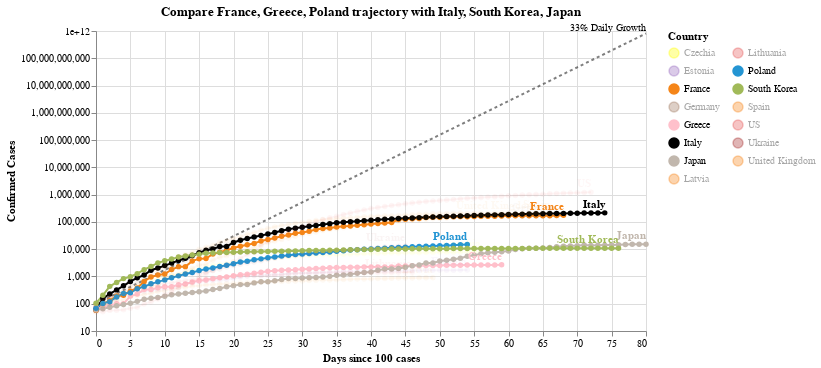

This figure's notebook cell:
### Code cell
#hide_input
chart2 = make_since_chart(['France', 'Greece', 'Poland'])
chart2

### Figure 1 — Vega-Lite specification as saved in the notebook (floating-point values rounded to 4 significant figures; data arrays with more than 128 entries replaced by an {"elided": "..."} marker saying what was removed)
{"config": {"view": {"continuousWidth": 400, "continuousHeight": 300}}, "layer": [{"mark": {"type": "line", "color": "black", "opacity": 0.5, "strokeDash": [3, 3]}, "encoding": {"x": {"type": "quantitative", "field": "Days since 100 cases"}, "y": {"type": "quantitative", "field": "Confirmed Cases"}}}, {"mark": {"type": "text", "align": "right", "dy": -6, "fontSize": 10, "text": "33% Daily Growth"}, "encoding": {"x": {"type": "quantitative", "field": "Days since 100 cases"}, "y": {"type": "quantitative", "field": "Confirmed Cases"}}, "transform": [{"filter": "(datum['Days since 100 cases'] >= 80)"}]}, {"data": {"name": "data-082783228bd59eb05e2a06ebd8421495"}, "mark": {"type": "line", "point": true}, "encoding": {"color": {"type": "nominal", "field": "Country", "legend": {"columns": 2}, "scale": {"domain": ["Czechia", "Estonia", "France", "Germany", "Greece", "Italy", "Japan", "Latvia", "Lithuania", "Poland", "South Korea", "Spain", "US", "Ukraine", "United Kingdom"], "range": ["yellow", "#9467bd", "#F58518", "#9D755D", "pink", "black", "#C1B7AD", "#F58518", "#E45756", "#2495D3", "#A1BA59", "#F58518", "#E45756", "brown", "#F58518"]}}, "opacity": {"condition": {"value": 1, "selection": "selector005"}, "value": 0.05}, "tooltip": [{"type": "nominal", "field": "Country"}, {"type": "temporal", "field": "Date"}, {"type": "quantitative", "field": "Confirmed Cases"}, {"type": "quantitative", "field": "Days since 100 cases"}], "x": {"type": "quantitative", "field": "Days since 100 cases"}, "y": {"type": "quantitative", "field": "Confirmed Cases", "scale": {"type": "log"}}}, "selection": {"selector005": {"type": "multi", "fields": ["Country"], "bind": "legend", "init": [{"Country": "France"}, {"Country": "Greece"}, {"Country": "Poland"}, {"Country": "Italy"}, {"Country": "South Korea"}, {"Country": "Japan"}]}}, "width": 550}, {"data": {"name": "data-082783228bd59eb05e2a06ebd8421495"}, "mark": {"type": "text", "align": "right", "dy": -8, "fontWeight": "bold"}, "encoding": {"color": {"type": "nominal", "field": "Country", "legend": {"columns": 2}, "scale": {"domain": ["Czechia", "Estonia", "France", "Germany", "Greece", "Italy", "Japan", "Latvia", "Lithuania", "Poland", "South Korea", "Spain", "US", "Ukraine", "United Kingdom"], "range": ["yellow", "#9467bd", "#F58518", "#9D755D", "pink", "black", "#C1B7AD", "#F58518", "#E45756", "#2495D3", "#A1BA59", "#F58518", "#E45756", "brown", "#F58518"]}}, "opacity": {"condition": {"value": 1, "selection": "selector005"}, "value": 0.05}, "text": {"type": "nominal", "field": "Country"}, "tooltip": [{"type": "nominal", "field": "Country"}, {"type": "temporal", "field": "Date"}, {"type": "quantitative", "field": "Confirmed Cases"}, {"type": "quantitative", "field": "Days since 100 cases"}], "x": {"type": "quantitative", "field": "Days since 100 cases"}, "y": {"type": "quantitative", "field": "Confirmed Cases", "scale": {"type": "log"}}}, "transform": [{"filter": "(datum['Date'] >= 1588723200000)"}], "width": 550}], "data": {"name": "data-b47ff54155ace32e749290a493da8730"}, "title": "Compare France, Greece, Poland trajectory with Italy, South Korea, Japan", "$schema": "https://vega.github.io/schema/vega-lite/v4.0.2.json", "datasets": {"data-b47ff54155ace32e749290a493da8730": [{"Days since 100 cases": 0, "Confirmed Cases": 100.0}, {"Days since 100 cases": 1, "Confirmed Cases": 133.0}, {"Days since 100 cases": 2, "Confirmed Cases": 176.9}, {"Days since 100 cases": 3, "Confirmed Cases": 235.3}, {"Days since 100 cases": 4, "Confirmed Cases": 312.9}, {"Days since 100 cases": 5, "Confirmed Cases": 416.2}, {"Days since 100 cases": 6, "Confirmed Cases": 553.5}, {"Days since 100 cases": 7, "Confirmed Cases": 736.1}, {"Days since 100 cases": 8, "Confirmed Cases": 979.1}, {"Days since 100 cases": 9, "Confirmed Cases": 1302.0}, {"Days since 100 cases": 10, "Confirmed Cases": 1732.0}, {"Days since 100 cases": 11, "Confirmed Cases": 2303.0}, {"Days since 100 cases": 12, "Confirmed Cases": 3064.0}, {"Days since 100 cases": 13, "Confirmed Cases": 4074.0}, {"Days since 100 cases": 14, "Confirmed Cases": 5419.0}, {"Days since 100 cases": 15, "Confirmed Cases": 7207.0}, {"Days since 100 cases": 16, "Confirmed Cases": 9586.0}, {"Days since 100 cases": 17, "Confirmed Cases": 12750.0}, {"Days since 100 cases": 18, "Confirmed Cases": 16960.0}, {"Days since 100 cases": 19, "Confirmed Cases": 22550.0}, {"Days since 100 cases": 20, "Confirmed Cases": 29990.0}, {"Days since 100 cases": 21, "Confirmed Cases": 39890.0}, {"Days since 100 cases": 22, "Confirmed Cases": 53060.0}, {"Days since 100 cases": 23, "Confirmed Cases": 70560.0}, {"Days since 100 cases": 24, "Confirmed Cases": 93850.0}, {"Days since 100 cases": 25, "Confirmed Cases": 124800.0}, {"Days since 100 cases": 26, "Confirmed Cases": 166000.0}, {"Days since 100 cases": 27, "Confirmed Cases": 220800.0}, {"Days since 100 cases": 28, "Confirmed Cases": 293700.0}, {"Days since 100 cases": 29, "Confirmed Cases": 390600.0}, {"Days since 100 cases": 30, "Confirmed Cases": 519500.0}, {"Days since 100 cases": 31, "Confirmed Cases": 690900.0}, {"Days since 100 cases": 32, "Confirmed Cases": 918900.0}, {"Days since 100 cases": 33, "Confirmed Cases": 1222000.0}, {"Days since 100 cases": 34, "Confirmed Cases": 1625000.0}, {"Days since 100 cases": 35, "Confirmed Cases": 2162000.0}, {"Days since 100 cases": 36, "Confirmed Cases": 2875000.0}, {"Days since 100 cases": 37, "Confirmed Cases": 3824000.0}, {"Days since 100 cases": 38, "Confirmed Cases": 5086000.0}, {"Days since 100 cases": 39, "Confirmed Cases": 6764000.0}, {"Days since 100 cases": 40, "Confirmed Cases": 8996000.0}, {"Days since 100 cases": 41, "Confirmed Cases": 11970000.0}, {"Days since 100 cases": 42, "Confirmed Cases": 15910000.0}, {"Days since 100 cases": 43, "Confirmed Cases": 21170000.0}, {"Days since 100 cases": 44, "Confirmed Cases": 28150000.0}, {"Days since 100 cases": 45, "Confirmed Cases": 37440000.0}, {"Days since 100 cases": 46, "Confirmed Cases": 49790000.0}, {"Days since 100 cases": 47, "Confirmed Cases": 66230000.0}, {"Days since 100 cases": 48, "Confirmed Cases": 88080000.0}, {"Days since 100 cases": 49, "Confirmed Cases": 117100000.0}, {"Days since 100 cases": 50, "Confirmed Cases": 155800000.0}, {"Days since 100 cases": 51, "Confirmed Cases": 207200000.0}, {"Days since 100 cases": 52, "Confirmed Cases": 275600000.0}, {"Days since 100 cases": 53, "Confirmed Cases": 366600000.0}, {"Days since 100 cases": 54, "Confirmed Cases": 487500000.0}, {"Days since 100 cases": 55, "Confirmed Cases": 648400000.0}, {"Days since 100 cases": 56, "Confirmed Cases": 862400000.0}, {"Days since 100 cases": 57, "Confirmed Cases": 1147000000.0}, {"Days since 100 cases": 58, "Confirmed Cases": 1525000000.0}, {"Days since 100 cases": 59, "Confirmed Cases": 2029000000.0}, {"Days since 100 cases": 60, "Confirmed Cases": 2698000000.0}, {"Days since 100 cases": 61, "Confirmed Cases": 3589000000.0}, {"Days since 100 cases": 62, "Confirmed Cases": 4773000000.0}, {"Days since 100 cases": 63, "Confirmed Cases": 6348000000.0}, {"Days since 100 cases": 64, "Confirmed Cases": 8443000000.0}, {"Days since 100 cases": 65, "Confirmed Cases": 11230000000.0}, {"Days since 100 cases": 66, "Confirmed Cases": 14940000000.0}, {"Days since 100 cases": 67, "Confirmed Cases": 19860000000.0}, {"Days since 100 cases": 68, "Confirmed Cases": 26420000000.0}, {"Days since 100 cases": 69, "Confirmed Cases": 35140000000.0}, {"Days since 100 cases": 70, "Confirmed Cases": 46730000000.0}, {"Days since 100 cases": 71, "Confirmed Cases": 62150000000.0}, {"Days since 100 cases": 72, "Confirmed Cases": 82660000000.0}, {"Days since 100 cases": 73, "Confirmed Cases": 109900000000.0}, {"Days since 100 cases": 74, "Confirmed Cases": 146200000000.0}, {"Days since 100 cases": 75, "Confirmed Cases": 194500000000.0}, {"Days since 100 cases": 76, "Confirmed Cases": 258700000000.0}, {"Days since 100 cases": 77, "Confirmed Cases": 344000000000.0}, {"Days since 100 cases": 78, "Confirmed Cases": 457500000000.0}, {"Days since 100 cases": 79, "Confirmed Cases": 608500000000.0}, {"Days since 100 cases": 80, "Confirmed Cases": 809300000000.0}], "data-082783228bd59eb05e2a06ebd8421495": {"elided": "945 records"}}}
